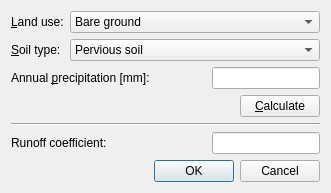
<?xml version="1.0" encoding="UTF-8"?>
<ui version="4.0">
 <class>RunoffCoefficientDialog</class>
 <widget class="QDialog" name="RunoffCoefficientDialog">
  <property name="geometry">
   <rect>
    <x>0</x>
    <y>0</y>
    <width>331</width>
    <height>191</height>
   </rect>
  </property>
  <property name="windowTitle">
   <string>Runoff coefficient</string>
  </property>
  <layout class="QVBoxLayout" name="verticalLayout_2">
   <item>
    <layout class="QFormLayout" name="formLayout">
     <item row="0" column="0">
      <widget class="QLabel" name="label">
       <property name="text">
        <string>&amp;Land use:</string>
       </property>
       <property name="buddy">
        <cstring>landUse</cstring>
       </property>
      </widget>
     </item>
     <item row="0" column="1">
      <widget class="QComboBox" name="landUse">
       <item>
        <property name="text">
         <string>Bare ground</string>
        </property>
       </item>
       <item>
        <property name="text">
         <string>Crops</string>
        </property>
       </item>
       <item>
        <property name="text">
         <string>Vegetables or temporal meadow</string>
        </property>
       </item>
       <item>
        <property name="text">
         <string>Grain crops</string>
        </property>
       </item>
       <item>
        <property name="text">
         <string>Grassland (75% coverage)</string>
        </property>
       </item>
       <item>
        <property name="text">
         <string>Grassland (50-75%)</string>
        </property>
       </item>
       <item>
        <property name="text">
         <string>Grassland (50%)</string>
        </property>
       </item>
       <item>
        <property name="text">
         <string>Forest (75% coverage)</string>
        </property>
       </item>
       <item>
        <property name="text">
         <string>Forest (50-75%)</string>
        </property>
       </item>
       <item>
        <property name="text">
         <string>Forest (25-50%)</string>
        </property>
       </item>
       <item>
        <property name="text">
         <string>Forest (25%)</string>
        </property>
       </item>
       <item>
        <property name="text">
         <string>Urban</string>
        </property>
       </item>
       <item>
        <property name="text">
         <string>Pathways</string>
        </property>
       </item>
       <item>
        <property name="text">
         <string>Meadow</string>
        </property>
       </item>
      </widget>
     </item>
     <item row="1" column="0">
      <widget class="QLabel" name="label_2">
       <property name="text">
        <string>&amp;Soil type:</string>
       </property>
       <property name="buddy">
        <cstring>soilType</cstring>
       </property>
      </widget>
     </item>
     <item row="1" column="1">
      <widget class="QComboBox" name="soilType">
       <item>
        <property name="text">
         <string>Pervious soil</string>
        </property>
       </item>
       <item>
        <property name="text">
         <string>Semi-pervious soil</string>
        </property>
       </item>
       <item>
        <property name="text">
         <string>Impervious soil</string>
        </property>
       </item>
      </widget>
     </item>
    </layout>
   </item>
   <item>
    <layout class="QHBoxLayout" name="horizontalLayout">
     <item>
      <widget class="QLabel" name="label_3">
       <property name="text">
        <string>Annual &amp;precipitation [mm]:</string>
       </property>
       <property name="buddy">
        <cstring>annualPrecipitation</cstring>
       </property>
      </widget>
     </item>
     <item>
      <spacer name="horizontalSpacer">
       <property name="orientation">
        <enum>Qt::Horizontal</enum>
       </property>
       <property name="sizeHint" stdset="0">
        <size>
         <width>40</width>
         <height>20</height>
        </size>
       </property>
      </spacer>
     </item>
     <item>
      <widget class="QLineEdit" name="annualPrecipitation">
       <property name="alignment">
        <set>Qt::AlignRight|Qt::AlignTrailing|Qt::AlignVCenter</set>
       </property>
      </widget>
     </item>
    </layout>
   </item>
   <item>
    <layout class="QHBoxLayout" name="horizontalLayout_3">
     <item>
      <spacer name="horizontalSpacer_3">
       <property name="orientation">
        <enum>Qt::Horizontal</enum>
       </property>
       <property name="sizeHint" stdset="0">
        <size>
         <width>40</width>
         <height>20</height>
        </size>
       </property>
      </spacer>
     </item>
     <item>
      <widget class="QPushButton" name="calculateButton">
       <property name="text">
        <string>&amp;Calculate</string>
       </property>
      </widget>
     </item>
    </layout>
   </item>
   <item>
    <widget class="Line" name="line">
     <property name="orientation">
      <enum>Qt::Horizontal</enum>
     </property>
    </widget>
   </item>
   <item>
    <layout class="QHBoxLayout" name="horizontalLayout_2">
     <item>
      <widget class="QLabel" name="label_4">
       <property name="text">
        <string>Runoff coefficient:</string>
       </property>
       <property name="buddy">
        <cstring>runoffcoef</cstring>
       </property>
      </widget>
     </item>
     <item>
      <spacer name="horizontalSpacer_2">
       <property name="orientation">
        <enum>Qt::Horizontal</enum>
       </property>
       <property name="sizeHint" stdset="0">
        <size>
         <width>40</width>
         <height>20</height>
        </size>
       </property>
      </spacer>
     </item>
     <item>
      <widget class="QLineEdit" name="runoffcoef">
       <property name="alignment">
        <set>Qt::AlignRight|Qt::AlignTrailing|Qt::AlignVCenter</set>
       </property>
       <property name="readOnly">
        <bool>true</bool>
       </property>
      </widget>
     </item>
    </layout>
   </item>
   <item>
    <widget class="QDialogButtonBox" name="buttonBox">
     <property name="orientation">
      <enum>Qt::Horizontal</enum>
     </property>
     <property name="standardButtons">
      <set>QDialogButtonBox::Cancel|QDialogButtonBox::Ok</set>
     </property>
    </widget>
   </item>
  </layout>
 </widget>
 <resources/>
 <connections>
  <connection>
   <sender>buttonBox</sender>
   <signal>accepted()</signal>
   <receiver>RunoffCoefficientDialog</receiver>
   <slot>accept()</slot>
   <hints>
    <hint type="sourcelabel">
     <x>248</x>
     <y>254</y>
    </hint>
    <hint type="destinationlabel">
     <x>157</x>
     <y>274</y>
    </hint>
   </hints>
  </connection>
  <connection>
   <sender>buttonBox</sender>
   <signal>rejected()</signal>
   <receiver>RunoffCoefficientDialog</receiver>
   <slot>reject()</slot>
   <hints>
    <hint type="sourcelabel">
     <x>316</x>
     <y>260</y>
    </hint>
    <hint type="destinationlabel">
     <x>286</x>
     <y>274</y>
    </hint>
   </hints>
  </connection>
 </connections>
</ui>
